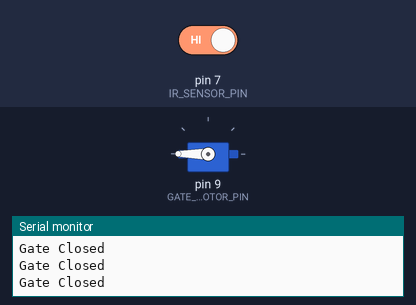
The sketch below on a simulated Arduino Uno, built with avr-gcc and run on an emulated ATmega328P. Shown: servo, the last lines printed to the serial monitor. The inputs (shaded band) are chosen by the test bench; at power-on: pin 7 (IR_SENSOR_PIN) HIGH.

Above: at 2.2 s.
2.3 s: pin 7 (IR_SENSOR_PIN) driven LOW
At 3.4 s:
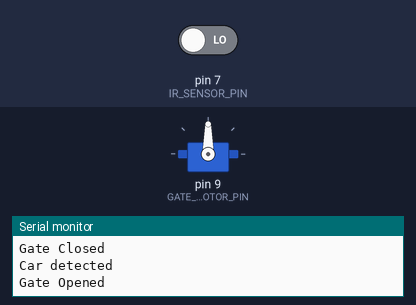
4.5 s: pin 7 (IR_SENSOR_PIN) driven HIGH
At 6.9 s:
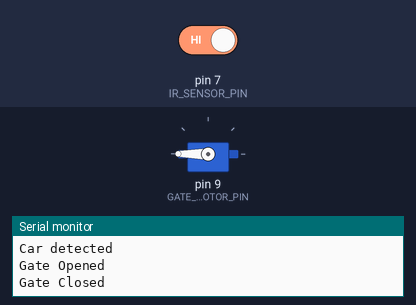
Timing chart, 0 to 8.4 s (numbered marks = the images above; inputs shaded):
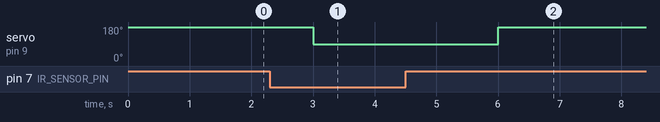

The sketch:

SecurityGate.ino
```cpp
#include <Servo.h>

const int GATE_SERVO_MOTOR_PIN = 9;
const int IR_SENSOR_PIN = 7;

Servo gateServoMotor;

void setup() {

  Serial.begin(9600);
  // attach server motor to pin
  gateServoMotor.attach(GATE_SERVO_MOTOR_PIN);

  //IR pin is connected as input
  pinMode(IR_SENSOR_PIN, INPUT);

  closeGate();
}

void loop() {
  //detect the car is near gate by using IR sensor
  int isCarThere = digitalRead(IR_SENSOR_PIN);

  // if the car is detected
  if(isCarThere == 0){
      Serial.println("Car detected");
      // then open the gate
      // and keep it open for 5 seconds
      openGate();
  }
  // if the car is not detect
  else{
    // then close the gate
    closeGate();
  }

}

// opens gate by turning servo motor to 180 degree
void openGate(){
  Serial.println("Gate Opened");
  gateServoMotor.write(90);
  delay(3000);
}

// opens gate by turning servo motor to 90 degree
void closeGate(){
  Serial.println("Gate Closed");
  gateServoMotor.write(180);
  delay(1000);
}
```

Measured:
- after the input at 2.3 s, servo on pin 9 (GATE_SERVO_MOTOR_PIN): 180° → 90° after 0.70 s
- after the input at 4.5 s, servo on pin 9 (GATE_SERVO_MOTOR_PIN): 90° → 180° after 1.5 s
